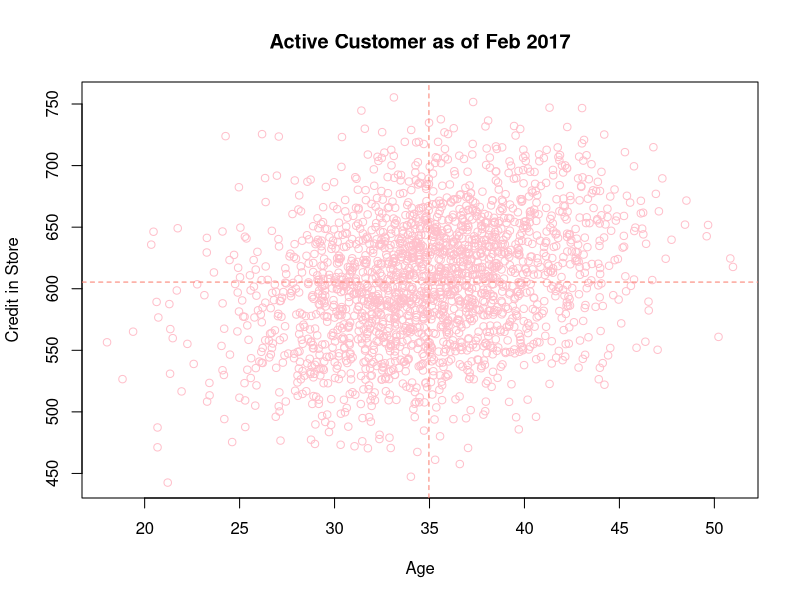
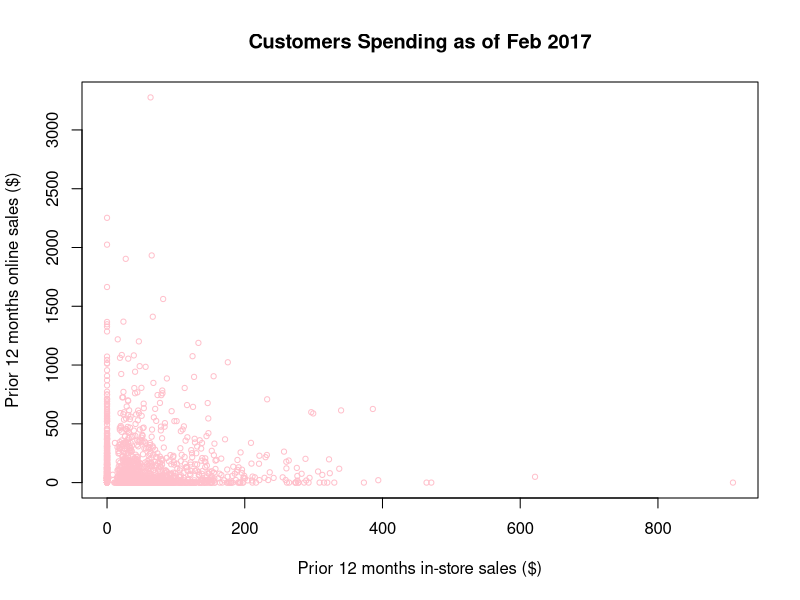
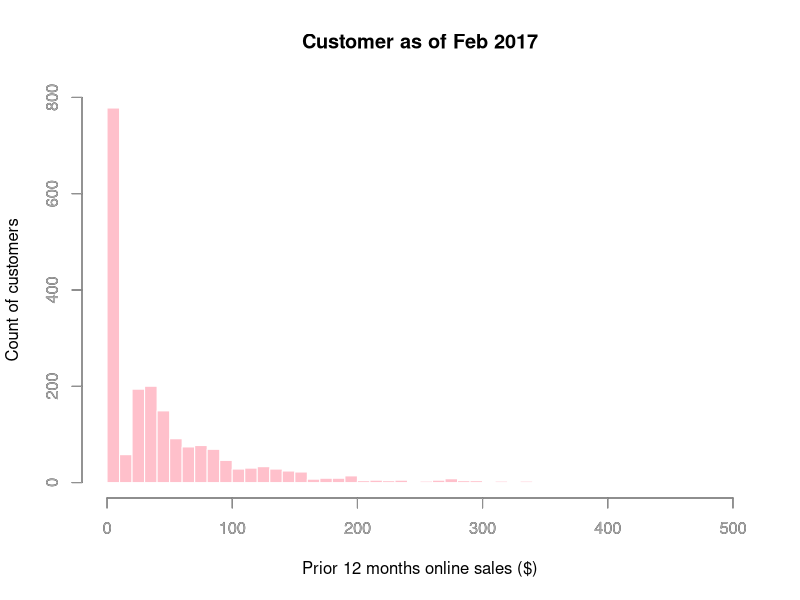
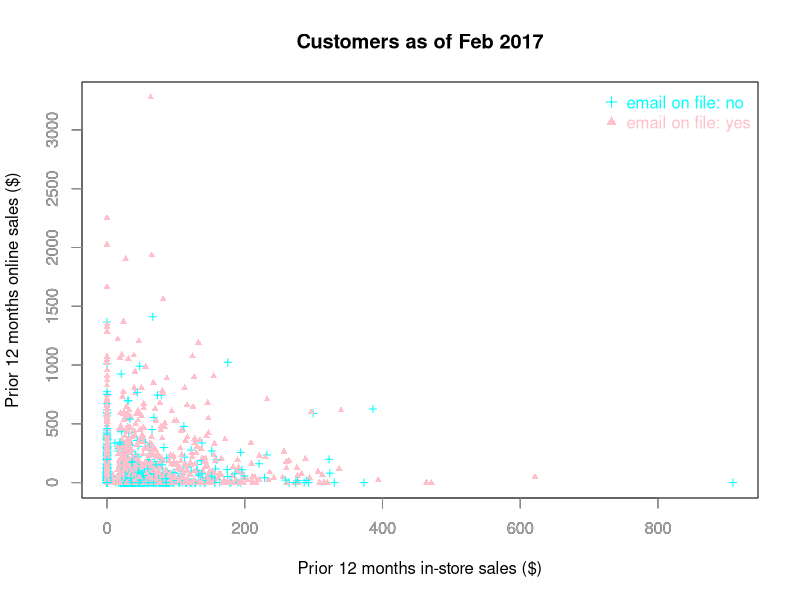

These figures' R source, in order: (Note: this script raises an error after producing the figures.)
############ Market Analysis Project ############ 

#1. Simulate a data set that describes

#1.1 Simulate Customer Data
  # 2000 Customers age, 
  # 2000 Customers age credit in store 
  # 2000 Customers email (yes or no) 
  # 2000 Customers distance to store (use lognormal distribution to simulate distance)
set.seed(1234)
ncust <- 2000
cust.df <- data.frame(cust.id = as.factor(c(1:ncust)))

cust.df$age <- rnorm(n=ncust, mean = 35, sd = 5)
cust.df$credit.score <- rnorm(n=ncust, mean = 3*cust.df$age + 500, sd = 50)
cust.df$email <- factor(sample(c("yes","no"), size = ncust, replace = TRUE, prob = c(0.7, 0.3)))
cust.df$distance <- exp(rnorm(n=ncust, mean = 2, sd = 1.2)) 
summary(cust.df)


#1.2 Simulate Online and In-Store Sales Data
  # Online visits (negative binomial distribution to simulate the counts)
  # tranaction 
  # totle spendings

# model the mean of the negative binomial with a baseline value of 20.
# The size argument sets the degree of dispersion (variation) for the samples. 
# For customers with email on file, an average 15 more online visits are added
# Lastly, assume that younger customers tend to visit online store more than older customers.
cust.df$online.visits <- rnbinom(ncust, size = 0.3, 
                                 mu = 20 + ifelse(cust.df$email =="yes", 15, 0) - 0.8 * (cust.df$age-median(cust.df$age)))

# For each online visit that a customer makes, we assume there is a 20 % chance of placing an order and use rbinom() to create the variable online.trans.
cust.df$online.trans <- rbinom(ncust, size = cust.df$online.visits, prob = 0.2)
cust.df$online.spend <- exp(rnorm(ncust, mean = 3, sd = 0.1)) * cust.df$online.trans

# Repeat those steps for in-store sales
cust.df$store.trans <- rnbinom(ncust, size=5, mu=3 / sqrt(cust.df$distance))
cust.df$store.spend <- exp(rnorm(ncust, mean=3.5, sd=0.4)) * cust.df$store.trans
summary(cust.df)


#1.2 Simulate Satisfaction Survey Responses

#Assume that overall satisfaction is a psychological construct that is not directly observable.
sat.overall <- rnorm(ncust, mean=3.1, sd=0.7)
sat.overall
summary(sat.overall)
sat.service <- floor(sat.overall + rnorm(ncust, mean=0.5, sd=0.4))
sat.selection <- floor(sat.overall + rnorm(ncust, mean=-0.2, sd=0.6))
summary(cbind(sat.service, sat.selection))

# Keep the satisfaction score between 1 to 5 
sat.service[sat.service > 5] <- 5
sat.service[sat.service < 1] <- 1
sat.selection[sat.selection > 5] <- 5
sat.selection[sat.selection < 1] <- 1
summary(cbind(sat.service, sat.selection))


#1.3 Simulate Non-Response Dta
no.response <- as.logical(rbinom(ncust, size = 1, prob = cust.df$age/100)) # Assume the older, the higher probability to answer survey
sat.service[no.response] <- NA
sat.selection[no.response] <- NA
summary(cbind(sat.service, sat.selection))

#1.4 FInalize Data Simulation
cust.df$sat.service <- sat.service
cust.df$sat.selection <- sat.selection
summary(cust.df)



#2. Exploring Associations Between Variables with ScatterPlots
str(cust.df)

plot(x=cust.df$age, y = cust.df$credit.score,
     main = "Active Customer as of Feb 2017",
     xlab = "Age", ylab = "Credit in Store", col = "pink")
abline(h = mean(cust.df$credit.score), col = "salmon", lty=2)
abline(v = mean(cust.df$age), col = "salmon", lty=2)

plot(x = cust.df$store.spend, y = cust.df$online.spend,
     main = "Customers Spending as of Feb 2017", 
     xlab = "Prior 12 months in-store sales ($)",
     ylab= "Prior 12 months online sales ($)", 
     col = "pink",
     cex = 0.7)

hist(cust.df$store.spend,
     breaks = (0:ceiling(max(cust.df$store.spend)/10)) * 10,
     main = "Customer as of Feb 2017",
     xlab = "Prior 12 months online sales ($)",
     ylab="Count of customers",
     col = "pink",
     border = "white",
     xlim = c(0, 500),
     ylim = c(0, 800))
axis(1, col = "grey", col.axis = "dark grey", lwd = 0.7)
axis(2, col = "grey", col.axis = "dark grey", lwd = 0.7)

mycol <- c("cyan", "pink")
mypch <- c(3,17)
mycol[head(cust.df$email)]

plot(cust.df$store.spend, cust.df$online.spend,
     cex = 0.7,
     col = mycol[cust.df$email], pch = mypch[cust.df$email],
     main = "Customers as of Feb 2017",
     xlab= "Prior 12 months in-store sales ($)",
     ylab= "Prior 12 months online sales ($)")
axis(1, col = "grey", col.axis = "dark grey", lwd = 0.7)
axis(2, col = "grey", col.axis = "dark grey", lwd = 0.7)
legend(x="topright",legend = paste("email on file:", levels(cust.df$email)),
       col = mycol, pch = mypch,
       bty = "n", pt.cex = 1, text.col = mycol)

ggplot(cust.df, aes(x = store.spend, y = online.spend, shape = email, col = email)) + 
  geom_point(size = 3, alpha = 0.5) + 
  theme(plot.title = element_text(face="bold", size = 20, hjust = 0.5), plot.margin = unit(c(1,1,1,1), "cm"))+
  labs(title = "Customer as of Feb 2017", x = "Prior 12 months in-store sales ($)", y = "Prior 12 months online sales ($)")

?theme
